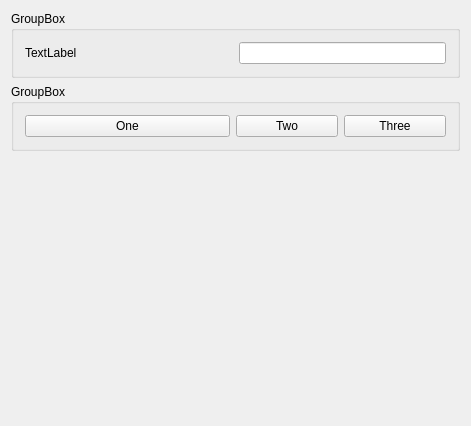
<?xml version="1.0" encoding="UTF-8"?>
<ui version="4.0">
 <class>Widget</class>
 <widget class="QWidget" name="Widget">
  <property name="geometry">
   <rect>
    <x>0</x>
    <y>0</y>
    <width>471</width>
    <height>426</height>
   </rect>
  </property>
  <property name="windowTitle">
   <string>Widget</string>
  </property>
  <layout class="QVBoxLayout" name="verticalLayout">
   <item>
    <widget class="QGroupBox" name="groupBox">
     <property name="title">
      <string>GroupBox</string>
     </property>
     <layout class="QHBoxLayout" name="horizontalLayout_2">
      <item>
       <widget class="QLabel" name="label">
        <property name="sizePolicy">
         <sizepolicy hsizetype="Preferred" vsizetype="Preferred">
          <horstretch>0</horstretch>
          <verstretch>0</verstretch>
         </sizepolicy>
        </property>
        <property name="text">
         <string>TextLabel</string>
        </property>
       </widget>
      </item>
      <item>
       <widget class="QLineEdit" name="lineEdit">
        <property name="sizePolicy">
         <sizepolicy hsizetype="Preferred" vsizetype="Fixed">
          <horstretch>0</horstretch>
          <verstretch>0</verstretch>
         </sizepolicy>
        </property>
       </widget>
      </item>
     </layout>
    </widget>
   </item>
   <item>
    <widget class="QGroupBox" name="groupBox_2">
     <property name="title">
      <string>GroupBox</string>
     </property>
     <layout class="QHBoxLayout" name="horizontalLayout_3">
      <item>
       <layout class="QHBoxLayout" name="horizontalLayout">
        <item>
         <widget class="QPushButton" name="pushButton">
          <property name="sizePolicy">
           <sizepolicy hsizetype="Minimum" vsizetype="Fixed">
            <horstretch>2</horstretch>
            <verstretch>2</verstretch>
           </sizepolicy>
          </property>
          <property name="text">
           <string>One</string>
          </property>
         </widget>
        </item>
        <item>
         <widget class="QPushButton" name="pushButton_2">
          <property name="sizePolicy">
           <sizepolicy hsizetype="Minimum" vsizetype="Fixed">
            <horstretch>1</horstretch>
            <verstretch>1</verstretch>
           </sizepolicy>
          </property>
          <property name="text">
           <string>Two</string>
          </property>
         </widget>
        </item>
        <item>
         <widget class="QPushButton" name="pushButton_3">
          <property name="sizePolicy">
           <sizepolicy hsizetype="Minimum" vsizetype="Fixed">
            <horstretch>1</horstretch>
            <verstretch>1</verstretch>
           </sizepolicy>
          </property>
          <property name="text">
           <string>Three</string>
          </property>
         </widget>
        </item>
       </layout>
      </item>
     </layout>
    </widget>
   </item>
   <item>
    <spacer name="verticalSpacer">
     <property name="orientation">
      <enum>Qt::Vertical</enum>
     </property>
     <property name="sizeHint" stdset="0">
      <size>
       <width>20</width>
       <height>265</height>
      </size>
     </property>
    </spacer>
   </item>
  </layout>
 </widget>
 <layoutdefault spacing="6" margin="11"/>
 <resources/>
 <connections/>
</ui>
